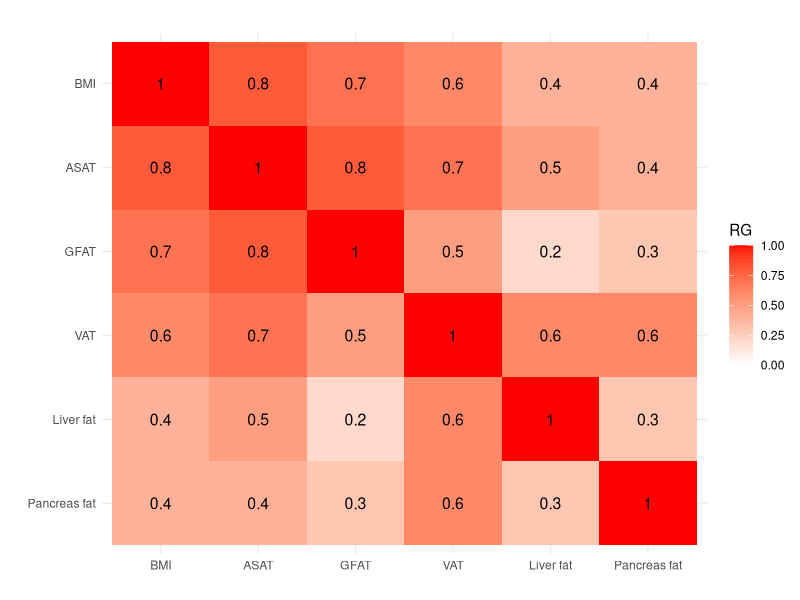
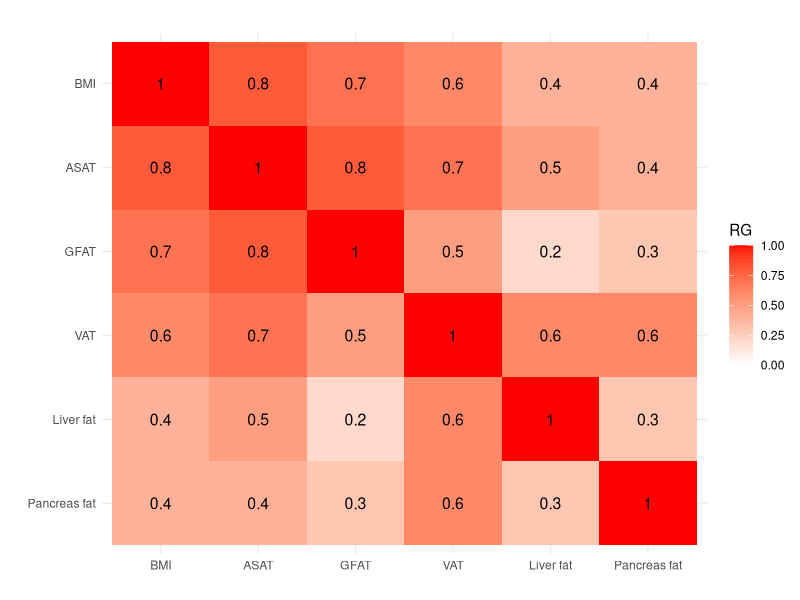

These figures' R source, in order:
library(ggplot2)
library(reshape2)


data <- read.table(text = "
        ASAT BMI GFAT VAT Liver_fat Pancreas_fat
ASAT    1.0 0.8 0.8 0.7 0.5 0.4
BMI     0.8 1.0 0.7 0.6 0.4 0.4
GFAT    0.8 0.7 1.0 0.5 0.2 0.3
VAT     0.7 0.6 0.5 1.0 0.6 0.6
Liver_fat   0.5 0.4 0.2 0.6 1.0 0.3
Pancreas_fat    0.4 0.4 0.3 0.6 0.3 1.0", header = TRUE)

rownames(data)<-c("ASAT","BMI","GFAT","VAT","Liver fat","Pancreas fat")
colnames(data)<-c("ASAT","BMI","GFAT","VAT","Liver fat","Pancreas fat")

data <- data[order(rownames(data)), order(colnames(data))]

data$row <- rownames(data)

data_melted <- melt(data, id.vars = "row")

colnames(data_melted)<-c("Column","Row","value")

data_melted$Column<-factor(data_melted$Column,levels=c("BMI","ASAT","GFAT","VAT","Liver fat","Pancreas fat"))
data_melted$Row<-factor(data_melted$Row,levels=rev(c("BMI","ASAT","GFAT","VAT","Liver fat","Pancreas fat")))

# Create the heatmap
ggplot(data_melted, aes(x = Column, y = Row, fill = value, label = round(value, 2))) +
  geom_tile() +
  geom_text(color = "black", size = 4) +
  scale_fill_gradient(low = "white", high = "red",limits=c(0,1)) +
  labs(title = " ", x = " ", y = " ",fill="RG") +
  theme_minimal()

ggsave("results/LiverFatMR/Genetic Correlations Heatmap.png",plot=last_plot(),dpi=600,width=7.5,height=6,bg = "white")

